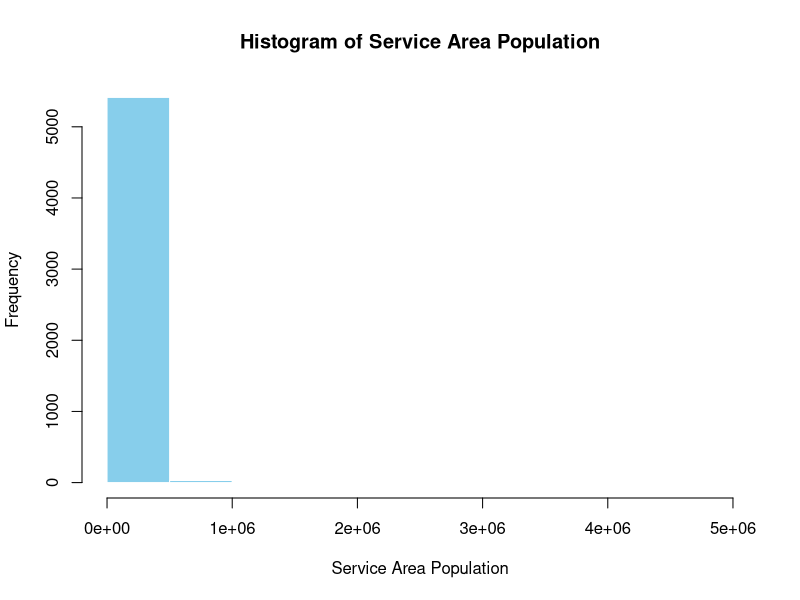
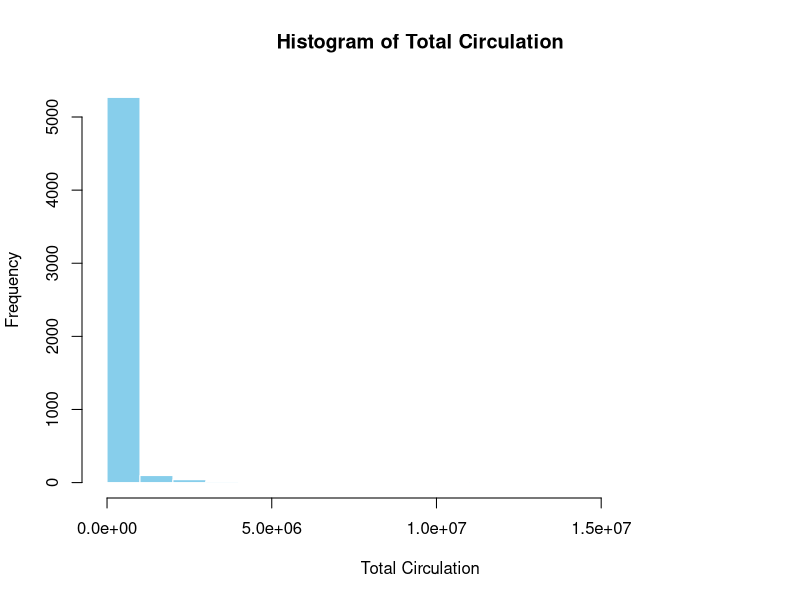
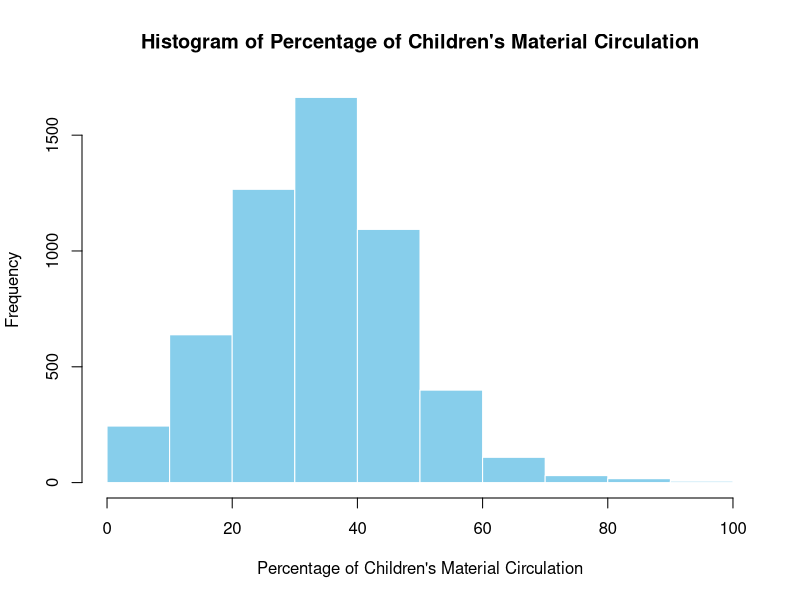
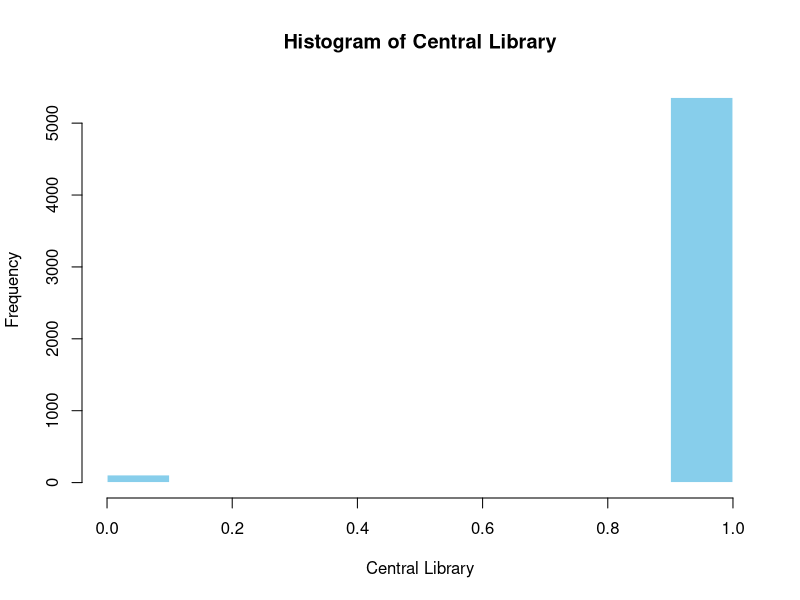
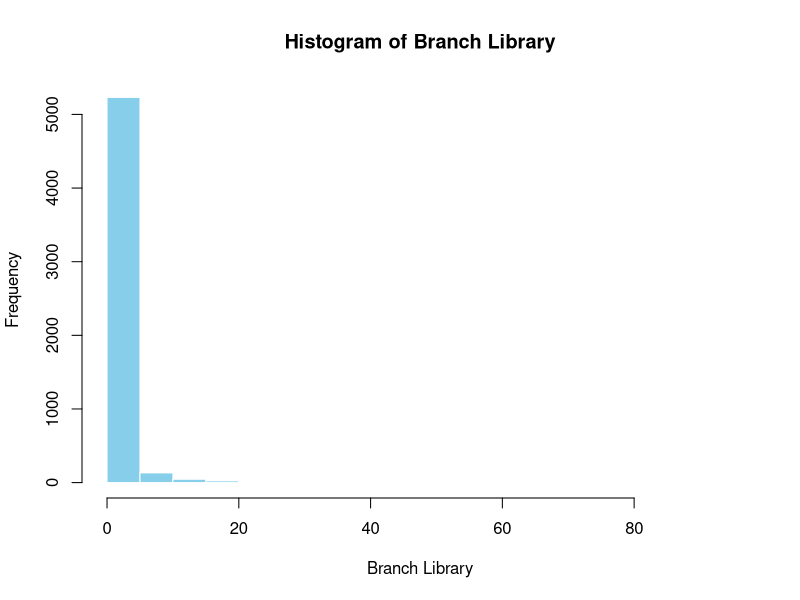
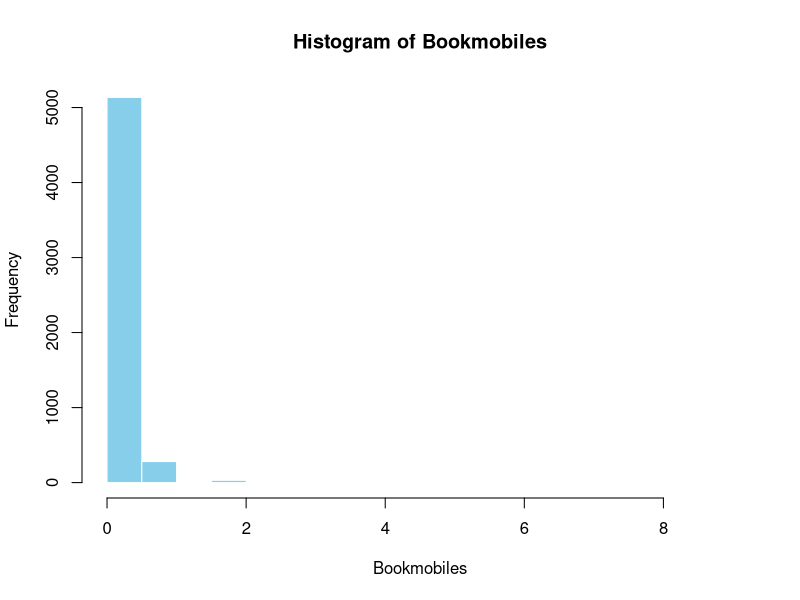
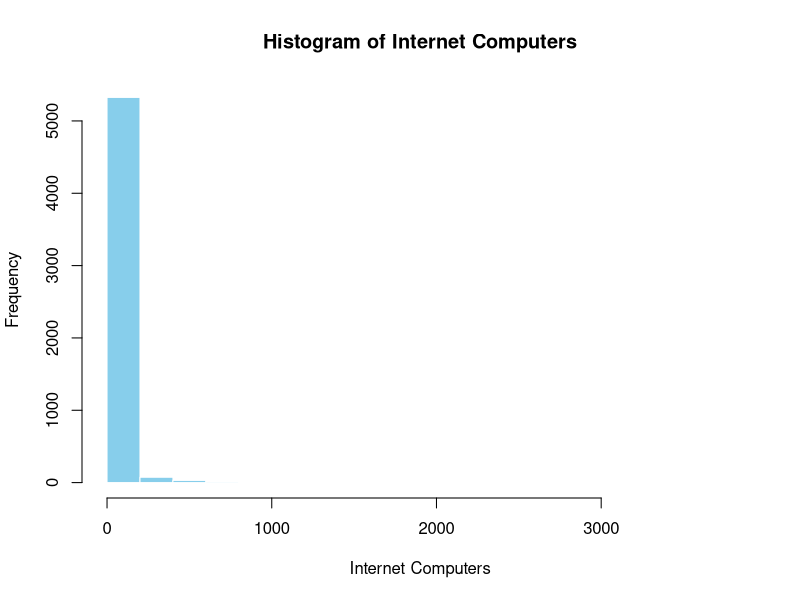
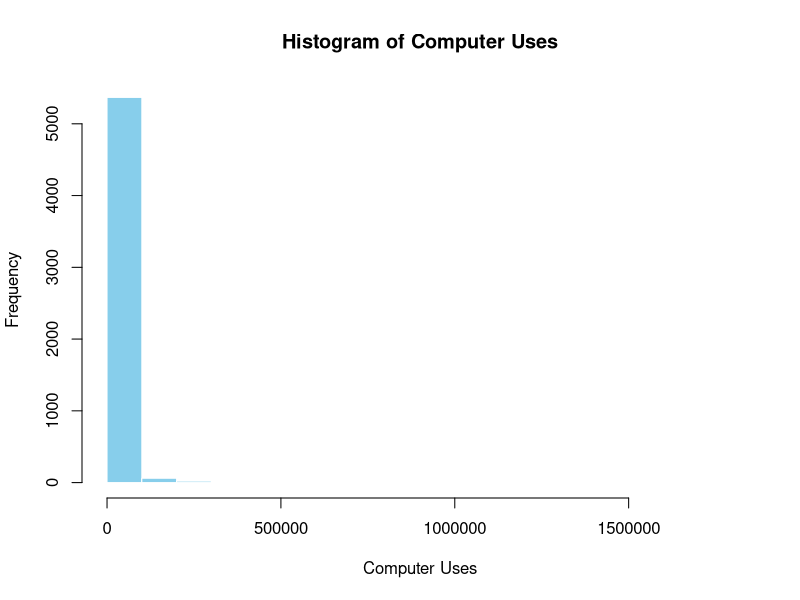

These charts were generated, in order, by the following R code:
## ---- chunk 1
knitr::opts_chunk$set(echo = TRUE)
library(tidyverse)
library(corrplot)
library(car)
## ---- chunk 2
libraries <- read_csv("../data/libraries.csv")
numeric_libaries <- libraries %>%
  select(where(is.numeric))
full_correlation_matrix <- cor(numeric_libaries)

## ---- chunk 3
y_cor_matrix<- full_correlation_matrix[, "Total Circulation", drop = FALSE]
y_cor_matrix[order(abs(y_cor_matrix[, 1]), decreasing = TRUE), , drop = FALSE]
## ---- chunk 4
model <- lm(`Total Circulation` ~ ., data = numeric_libaries)
vif(model)
## ---- chunk 5
for (col in names(numeric_libaries)) {
  hist(
    numeric_libaries[[col]],
    main = paste("Histogram of", col),
    xlab = col,
    col = "skyblue",
    border = "white"
  )
}
## ---- chunk 6
# Function to remove outliers using the IQR rule
remove_outliers <- function(x) {
  if (is.numeric(x) && length(unique(na.omit(x))) > 2) {  # skip binary
    q1 <- quantile(x, 0.25, na.rm = TRUE)
    q3 <- quantile(x, 0.75, na.rm = TRUE)
    iqr <- q3 - q1
    lower <- q1 - 1.5 * iqr
    upper <- q3 + 1.5 * iqr
    x[x < lower | x > upper] <- NA  # mark outliers
  }
  return(x)
}

# Columns to ignore
ignore_cols <- c("Bookmobiles", "Branch Library")

# Apply only to numeric, non-binary, and not ignored columns
libraries_no_outliers <- libraries %>%
  mutate(across(
    .cols = where(is.numeric) & !all_of(ignore_cols),
    .fns = remove_outliers
  )) %>%
  drop_na()

## ---- chunk 7
libraries_no_outliers_numeric <- libraries_no_outliers %>% select(where(is.numeric))
for (col in names(libraries_no_outliers_numeric)) {
  hist(
    libraries_no_outliers_numeric[[col]],
    main = paste("Histogram of", col),
    xlab = col,
    col = "skyblue",
    border = "white"
  )
}
## ---- chunk 8
categorical_data <- libraries %>% select(!where(is.numeric))

# Loop through each categorical column and plot
for (col in names(categorical_data)) {
  ggplot(categorical_data, aes_string(x = col)) +
    geom_bar(fill = "steelblue", color = "white") +
    theme_minimal() +
    labs(
      title = paste("Bar Chart of", col),
      x = col,
      y = "Count"
    ) +
    theme(
      axis.text.x = element_text(angle = 45, hjust = 1)
    ) -> p
  
  print(p)
}
